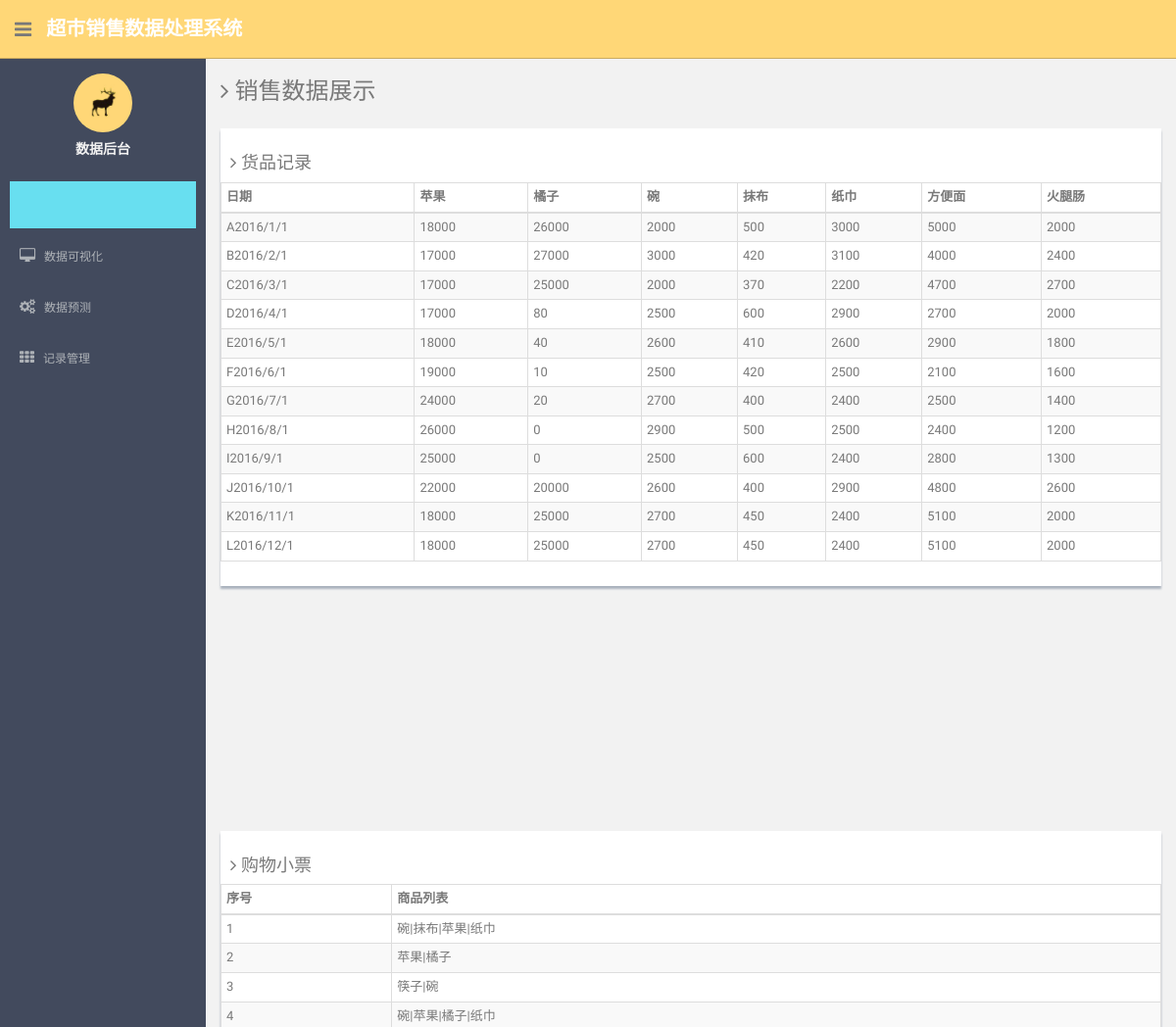
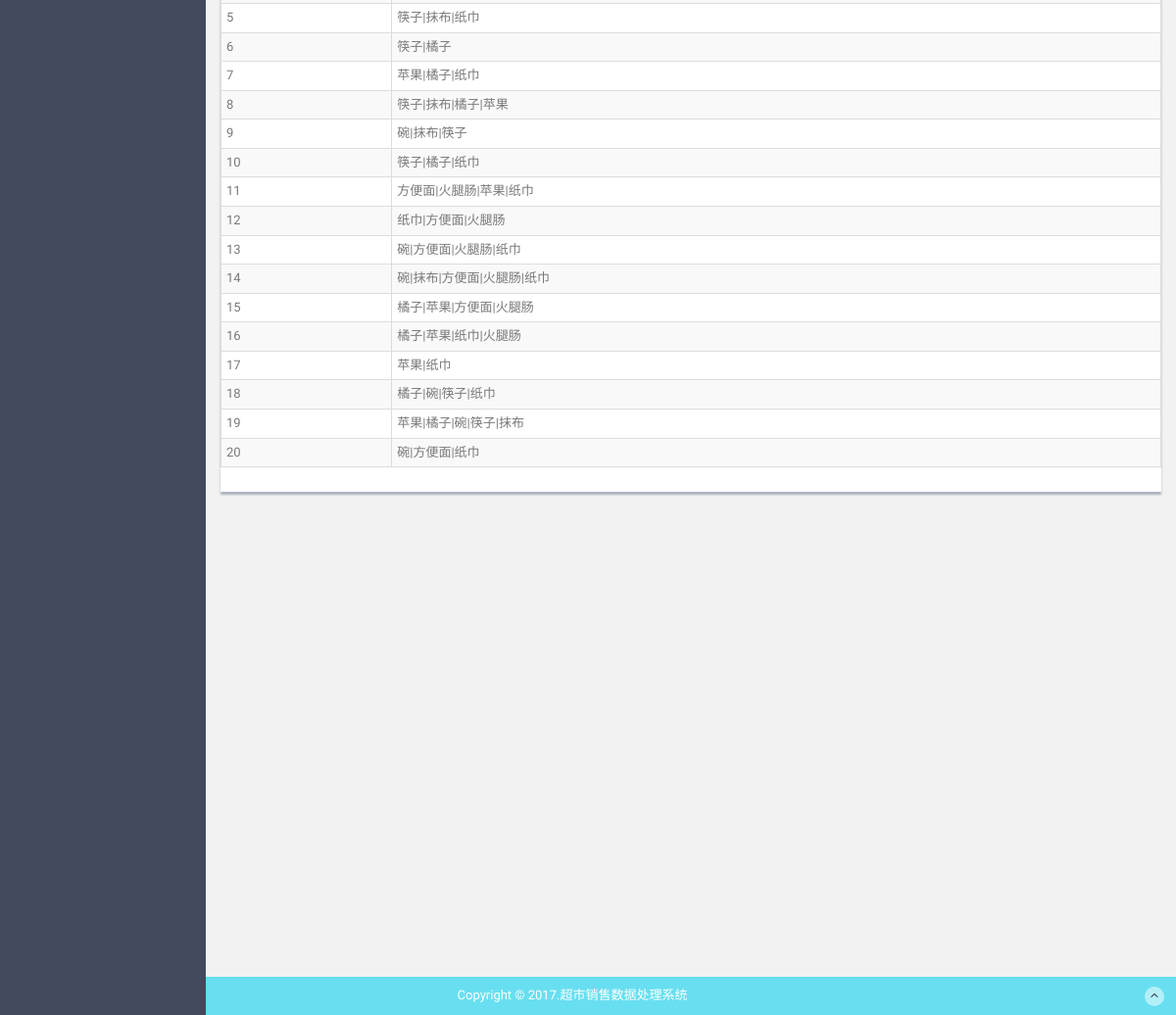
Screenshot of /DataDisp/ with the database file from the repository (2 pictures, top to bottom).
### Login/models.py (models this page shows, shortened)
class SaleD(models.Model):
    Gapple = models.IntegerField()
    Gorange = models.IntegerField()
    Gbowl = models.IntegerField()
    Gchopstick = models.IntegerField()
    Grag = models.IntegerField()
    Gtissue = models.IntegerField()
    Gnoddle = models.IntegerField()
    Gham = models.IntegerField()
    Gdate = models.CharField(max_length=15)

class ShopList(models.Model):
    ListContent = models.CharField(max_length=50)

### Login/views.py (the view)
# urls.py: url(r'DataDisp/', Login_views.DataDisp, name='DataDisp'),
def DataDisp(request):
    DataDispSet = list(SaleD.objects.all().order_by('Gdate'))
    ShoppingList = list(ShopList.objects.all())
    return render(request,'DataDisplay.html',{"cols":DataDispSet,"shopList":ShoppingList})

### Login/templates/DataDisplay.html (shortened to what this page needs)
<!DOCTYPE html>
<html lang="en">
  <head>
    <link href="../static/css/bootstrap.css" rel="stylesheet">
    <link href="../static/font-awesome/css/font-awesome.css" rel="stylesheet" />
    <link rel="stylesheet" type="text/css" href="../static/css/zabuto_calendar.css">
    <link rel="stylesheet" type="text/css" href="../static/js/gritter/css/jquery.gritter.css" />
    <link rel="stylesheet" type="text/css" href="../static/lineicons/style.css">
    <link href="../static/css/style.css" rel="stylesheet">
    <link href="../static/css/style-responsive.css" rel="stylesheet">
  </head>
  <body>
  <section id="container" >
      <header class="header black-bg">
              <div class="sidebar-toggle-box">
                  <div class="fa fa-bars tooltips" data-placement="right" data-original-title="Toggle Navigation"></div>
              </div>
            <a href="index.html" class="logo"><b>超市销售数据处理系统</b></a>
        </header>
      <aside>
          <div id="sidebar"  class="nav-collapse ">
              <ul class="sidebar-menu" id="nav-accordion">
              	  <p class="centered"><a href="/HomePage/"><img src="../static/img/ui-sam.jpg" class="img-circle" width="60"></a></p>
              	  <h5 class="centered">数据后台</h5>
                  <li class="mt">
                      <a class="active" href="/HomePage/">
                      </a>
                  </li>
                  <li class="sub-menu">
                      <a href="javascript:;" >
                          <i class="fa fa-desktop"></i>
                          <span> 数据可视化</span>
                      </a>
                  </li>
                  <li class="sub-menu">
                      <a href="javascript:;" >
                          <i class="fa fa-cogs"></i>
                          <span>数据预测</span>
                      </a>
                  </li>
                  <li class="sub-menu">
                      <a href="javascript:;" >
                          <i class="fa fa-th"></i>
                          <span>记录管理</span>
                      </a>
                  </li>
              </ul>
          </div>
      </aside>
      <section id="main-content">
             <section class="wrapper">
          	<h3><i class="fa fa-angle-right"></i> 销售数据展示</h3>
		  		<div class="row mt">
			  		<div class="col-lg-12">
                      <div class="content-panel">
                      <h4><i class="fa fa-angle-right"></i> 货品记录</h4>
                          <section id="unseen">
                            <table class="table table-bordered table-striped table-condensed">
                              <thead>
                              <tr>
                                  <th>日期</th>
                                  <th>苹果</th>
                                  <th class="numeric">橘子</th>
                                  <th class="numeric">碗</th>
                                  <th class="numeric">抹布</th>
                                  <th class="numeric">纸巾</th>
                                  <th class="numeric">方便面</th>
                                  <th class="numeric">火腿肠</th>
                              </tr>
                              </thead>
                              <tbody>
                              {% for foo in cols %}
                                    <tr>
                                  <td>{{foo.Gdate}}</td>
                                  <td>{{foo.Gapple}}</td>
                                  <td class="numeric">{{foo.Gorange}}</td>
                                  <td class="numeric">{{foo.Gbowl}}</td>
                                  <td class="numeric">{{foo.Grag}}</td>
                                  <td class="numeric">{{foo.Gtissue}}</td>
                                  <td class="numeric">{{foo.Gnoddle}}</td>
                                  <td class="numeric">{{foo.Gham}}</td>
                              </tr>
                              {% endfor %}
                              </tbody>
                          </table>
                          </section>
                  </div>
               </div>
		  	</div>
            <div class="row mt">
              <div class="col-lg-12">
                      <div class="content-panel">
						  <h4><i class="fa fa-angle-right"></i> 购物小票</h4>
                          <section id="no-more-tables">
                              <table class="table table-bordered table-striped table-condensed cf">
                                  <thead class="cf">
                                  <tr>
                                      <th>序号</th>
                                      <th>商品列表</th>
                                  </tr>
                                  </thead>
                                  <tbody>
                                  {% for foo in shopList %}
                                    <tr>
                                      <td data-title="Code">
                                      </td>
                                      <td data-title="Company">{{ foo.ListContent }}</td>
                                  </tr>
                                  {% endfor %}
                                  </tbody>
                              </table>
                          </section>
                      </div>
                  </div>
              </div>
          </section>
      </section>
      <footer class="site-footer">
          <div class="text-center">
              Copyright &copy; 2017.超市销售数据处理系统
              <a href="index.html#" class="go-top">
                  <i class="fa fa-angle-up"></i>
              </a>
          </div>
      </footer>
  </section>
  </body>
</html>

### Login/static/css/style.css (style rules this page uses)
body { color: #797979; background: #f2f2f2; font-family: 'Ruda', sans-serif; padding: 0px !important; margin: 0px !important; font-size:13px; }
ul li { list-style: none; }
a, a:hover, a:focus { text-decoration: none; outline: none; }
#container { width: 100%; height: 100%; }
.centered { text-align: center; }
.mt { margin-top: 25px; }
#sidebar { width: 210px; height: 100%; position: fixed; background: #424a5d; }
#sidebar h5 { color: #f2f2f2; font-weight: 700; }
#sidebar ul li { position: relative; }
ul.sidebar-menu , ul.sidebar-menu li ul.sub { margin: -2px 0 0; padding: 0; }
ul.sidebar-menu { margin-top: 75px; }
ul.sidebar-menu li { margin-bottom: 5px; margin-left:10px; margin-right:10px; }
ul.sidebar-menu li.sub-menu { line-height: 15px; }
ul.sidebar-menu li a span { display: inline-block; }
ul.sidebar-menu li a { color: #aeb2b7; text-decoration: none; display: block; padding: 15px 0 15px 10px; font-size: 12px; outline: none; -webkit-transition: all 0.3s ease; -moz-transition: all 0.3s ease; -o-transition: all 0.3s ease; -ms-transition: all 0.3s ease; transition: all 0.3s ease; }
ul.sidebar-menu li a.active, ul.sidebar-menu li a:hover, ul.sidebar-menu li a:focus { background: #68dff0; color: #fff; display: block; -webkit-transition: all 0.3s ease; -moz-transition: all 0.3s ease; -o-transition: all 0.3s ease; -ms-transition: all 0.3s ease; transition: all 0.3s ease; }
ul.sidebar-menu li a i { font-size: 15px; padding-right: 6px; }
#main-content { margin-left: 210px; }
.header, .footer { min-height: 60px; padding: 0 15px; }
.header { position: fixed; left: 0; right: 0; z-index: 1002; }
.black-bg { background: #ffd777; border-bottom: 1px solid #c9aa5f; }
.wrapper { display: inline-block; margin-top: 60px; padding-left: 15px; padding-right: 15px; padding-bottom: 15px; padding-top: 0px; width: 100%; margin-bottom: 230px; }
a.logo { font-size: 20px; color: #ffffff; float: left; margin-top: 15px; text-transform: uppercase; }
a.logo b { font-weight: 900; }
.sidebar-toggle-box { float: left; padding-right: 15px; margin-top: 20px; }
.sidebar-toggle-box .fa-bars { cursor: pointer; display: inline-block; font-size: 20px; }
.content-panel { background: #ffffff; box-shadow: 0px 3px 2px #aab2bd; padding-top: 15px; padding-bottom: 5px; }
.content-panel h4 { margin-left: 10px; }
.site-footer { background: #68dff0; color: #fff; padding: 10px 0; }
.go-top { margin-right: 1%; float: right; background: rgba(255,255,255,.5); width: 20px; height: 20px; border-radius: 50%; -webkit-border-radius: 50%; }
.go-top i { color: #2A3542; }

### rows the page displays
SaleD: Gdate "A2016/1/1", Gapple "18000", Gorange "26000", Gbowl "2000", Grag "500", Gtissue "3000", Gnoddle "5000", Gham "2000"
SaleD: Gdate "B2016/2/1", Gapple "17000", Gorange "27000", Gbowl "3000", Grag "420", Gtissue "3100", Gnoddle "4000", Gham "2400"
SaleD: Gdate "C2016/3/1", Gapple "17000", Gorange "25000", Gbowl "2000", Grag "370", Gtissue "2200", Gnoddle "4700", Gham "2700"
SaleD: Gdate "D2016/4/1", Gapple "17000", Gorange "80", Gbowl "2500", Grag "600", Gtissue "2900", Gnoddle "2700", Gham "2000"
SaleD: Gdate "E2016/5/1", Gapple "18000", Gorange "40", Gbowl "2600", Grag "410", Gtissue "2600", Gnoddle "2900", Gham "1800"
SaleD: Gdate "F2016/6/1", Gapple "19000", Gorange "10", Gbowl "2500", Grag "420", Gtissue "2500", Gnoddle "2100", Gham "1600"
SaleD: Gdate "G2016/7/1", Gapple "24000", Gorange "20", Gbowl "2700", Grag "400", Gtissue "2400", Gnoddle "2500", Gham "1400"
SaleD: Gdate "H2016/8/1", Gapple "26000", Gorange "0", Gbowl "2900", Grag "500", Gtissue "2500", Gnoddle "2400", Gham "1200"
SaleD: Gdate "I2016/9/1", Gapple "25000", Gorange "0", Gbowl "2500", Grag "600", Gtissue "2400", Gnoddle "2800", Gham "1300"
SaleD: Gdate "J2016/10/1", Gapple "22000", Gorange "20000", Gbowl "2600", Grag "400", Gtissue "2900", Gnoddle "4800", Gham "2600"
SaleD: Gdate "K2016/11/1", Gapple "18000", Gorange "25000", Gbowl "2700", Grag "450", Gtissue "2400", Gnoddle "5100", Gham "2000"
SaleD: Gdate "L2016/12/1", Gapple "18000", Gorange "25000", Gbowl "2700", Grag "450", Gtissue "2400", Gnoddle "5100", Gham "2000"
ShopList: ListContent "碗|抹布|苹果|纸巾"
ShopList: ListContent "苹果|橘子"
ShopList: ListContent "筷子|碗"
ShopList: ListContent "碗|苹果|橘子|纸巾"
ShopList: ListContent "筷子|抹布|纸巾"
ShopList: ListContent "筷子|橘子"
ShopList: ListContent "苹果|橘子|纸巾"
ShopList: ListContent "筷子|抹布|橘子|苹果"
ShopList: ListContent "碗|抹布|筷子"
ShopList: ListContent "筷子|橘子|纸巾"
ShopList: ListContent "方便面|火腿肠|苹果|纸巾"
ShopList: ListContent "纸巾|方便面|火腿肠"
ShopList: ListContent "碗|方便面|火腿肠|纸巾"
ShopList: ListContent "碗|抹布|方便面|火腿肠|纸巾"
ShopList: ListContent "橘子|苹果|方便面|火腿肠"
ShopList: ListContent "橘子|苹果|纸巾|火腿肠"
ShopList: ListContent "苹果|纸巾"
ShopList: ListContent "橘子|碗|筷子|纸巾"
ShopList: ListContent "苹果|橘子|碗|筷子|抹布"
ShopList: ListContent "碗|方便面|纸巾"
